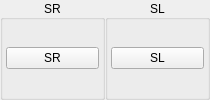
              <widget class="QWidget" name="buttonShoulderButtonsSLSRLeft" native="true">
               <layout class="QHBoxLayout" name="horizontalLayout">
                <property name="spacing">
                 <number>0</number>
                </property>
                <property name="leftMargin">
                 <number>0</number>
                </property>
                <property name="topMargin">
                 <number>0</number>
                </property>
                <property name="rightMargin">
                 <number>0</number>
                </property>
                <property name="bottomMargin">
                 <number>0</number>
                </property>
                <item>
                 <widget class="QGroupBox" name="buttonShoulderButtonsSRLeftGroup">
                  <property name="title">
                   <string>SR</string>
                  </property>
                  <property name="alignment">
                   <set>Qt::AlignmentFlag::AlignCenter</set>
                  </property>
                  <layout class="QVBoxLayout" name="buttonShoulderButtonsSRLeftVerticalLayout">
                   <property name="spacing">
                    <number>3</number>
                   </property>
                   <property name="leftMargin">
                    <number>3</number>
                   </property>
                   <property name="topMargin">
                    <number>3</number>
                   </property>
                   <property name="rightMargin">
                    <number>3</number>
                   </property>
                   <property name="bottomMargin">
                    <number>3</number>
                   </property>
                   <item>
                    <widget class="QPushButton" name="buttonSRLeft">
                     <property name="minimumSize">
                      <size>
                       <width>70</width>
                       <height>0</height>
                      </size>
                     </property>
                     <property name="maximumSize">
                      <size>
                       <width>120</width>
                        <height>16777215</height>
                      </size>
                     </property>
                     <property name="styleSheet">
                      <string notr="true">min-width: 85px;</string>
                     </property>
                     <property name="text">
                      <string>SR</string>
                     </property>
                    </widget>
                   </item>
                  </layout>
                 </widget>
                </item>
                <item>
                 <widget class="QGroupBox" name="buttonShoulderButtonsSLLeftGroup">
                  <property name="title">
                   <string>SL</string>
                  </property>
                  <property name="alignment">
                   <set>Qt::AlignmentFlag::AlignCenter</set>
                  </property>
                  <layout class="QVBoxLayout" name="buttonShoulderButtonsSLLeftVerticalLayout">
                   <property name="spacing">
                    <number>3</number>
                   </property>
                   <property name="leftMargin">
                    <number>3</number>
                   </property>
                   <property name="topMargin">
                    <number>3</number>
                   </property>
                   <property name="rightMargin">
                    <number>3</number>
                   </property>
                   <property name="bottomMargin">
                    <number>3</number>
                   </property>
                   <item>
                    <widget class="QPushButton" name="buttonSLLeft">
                     <property name="minimumSize">
                      <size>
                       <width>70</width>
                       <height>0</height>
                      </size>
                     </property>
                     <property name="maximumSize">
                      <size>
                       <width>120</width>
                        <height>16777215</height>
                      </size>
                     </property>
                     <property name="styleSheet">
                      <string notr="true">min-width: 85px;</string>
                     </property>
                     <property name="text">
                      <string>SL</string>
                     </property>
                    </widget>
                   </item>
                  </layout>
                 </widget>
                </item>
               </layout>
              </widget>
